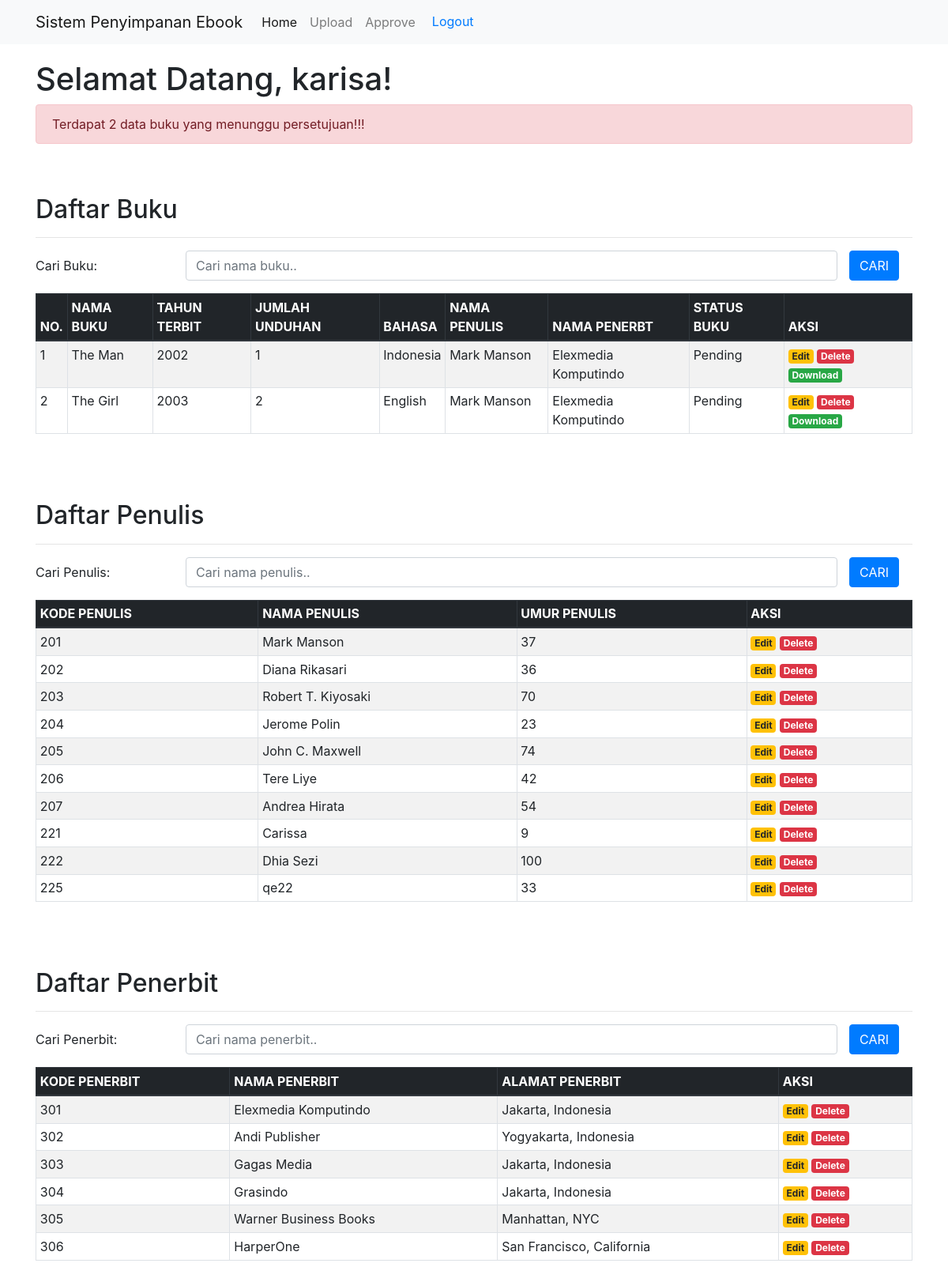
The page /home.php (signed in) on the database its author committed.
### tables this page shows
CREATE TABLE `buku` (
  `id_buku` int(3) NOT NULL,
  `judul` varchar(100) NOT NULL,
  `tahun` int(4) NOT NULL,
  `jml_unduhan` int(15) NOT NULL,
  `bahasa` varchar(20) NOT NULL,
  `book_file` varchar(500) NOT NULL,
  `kd_penerbit` int(3) NOT NULL,
  `kd_penulis` int(3) NOT NULL,
  `is_delete` bit(1) NOT NULL DEFAULT b'0',
  `status_buku` int(11) NOT NULL DEFAULT 0
);

CREATE TABLE `penulis` (
  `id_penulis` int(3) NOT NULL,
  `nama` varchar(100) NOT NULL,
  `umur` int(3) NOT NULL,
  `is_delete` bit(1) NOT NULL DEFAULT b'0'
);

CREATE TABLE `penerbit` (
  `id_penerbit` int(3) NOT NULL,
  `nama` varchar(100) NOT NULL,
  `alamat` varchar(150) NOT NULL,
  `is_delete` bit(1) NOT NULL DEFAULT b'0'
);

### home.php (the view, shortened to what this page needs)
<?php
include('config.php');
$sql = "SELECT * FROM buku WHERE status_buku = 0";
$query = mysqli_query($conn, $sql);
$jumlahPending = mysqli_num_rows($query);
?>
<!DOCTYPE html>
<html lang="en">
<head>
    <link rel="stylesheet" href="https://stackpath.bootstrapcdn.com/bootstrap/4.1.3/css/bootstrap.min.css">
</head>
<body>
    <form action="" method="POST" class="login-email" enctype="multipart/form-data">
	<nav class="navbar navbar-expand-lg navbar-light bg-light">
		<div class="container">
			<a class="navbar-brand" href="#">Sistem Penyimpanan Ebook</a>
			<div class="collapse navbar-collapse" id="navbarSupportedContent">
				<ul class="navbar-nav mr-auto">
					<li class="nav-item active">
						<a class="nav-link" href="index.php">Home</a>
					</li>
					<li class="nav-item">
						<a class="nav-link" href="tambah.php">Upload</a>
					</li>
					<li class="nav-item">
						<div class="d-inline">
							<a class="nav-link" href="approve.php">Approve</a>
						</div>
					</li>
                    <li>
                        <div class="input-group">
                            <a href="logout.php" class="btn">Logout</a>
                        </div>
                    </li>
				</ul>
			</div>
		</div>
	</nav>
	<div class="container" style="margin-top:20px">
		<?php echo "<h1>Selamat Datang, " . $_SESSION['username'] ."!". "</h1>"; ?>
		<div class="alert alert-danger" role="alert">
			Terdapat <?=$jumlahPending;?> data buku yang menunggu persetujuan!!!
		</div>
		<br><br>
		<h2>Daftar Buku</h2>
		<hr>
		<form action="" method="post">
			<div class="form-group row">
				<label class="col-sm-2 col-form-label">Cari Buku: </label>
				<div class="col-sm-9">
					<input type="text" name="cari_buku" class="form-control"
					 placeholder="Cari nama buku.." size="4" autocomplete = "off">
				</div>
				<div class="col-sm-15">
					<input type="submit" name="cariBuku" class="btn btn-primary" value="CARI">
				</div>
			</div>
		</form>
		<table class="table table-striped table-hover table-sm table-bordered">
			<thead class="thead-dark">
				<tr>
					<th>NO.</th>
					<th>NAMA BUKU</th>
					<th>TAHUN TERBIT</th>
					<th>JUMLAH UNDUHAN</th>
					<th>BAHASA</th>
					<th>NAMA PENULIS</th>
					<th>NAMA PENERBT</th>
					<th>STATUS BUKU</th>
					<th>AKSI</th>
				</tr>
			</thead>
			<tbody>
				<?php
			if(isset($_POST['cariBuku'])){
				$cari_buku = $_POST['cari_buku'];
				$buku = mysqli_query($conn, "SELECT A.id_buku, A.judul, A.tahun, A.jml_unduhan, A.bahasa, A.book_file, A.status_buku, B.nama AS nama_penerbit,
				C.nama AS nama_penulis from buku A INNER JOIN penerbit B ON A.kd_penerbit = B.id_penerbit
				INNER JOIN penulis C ON A.kd_penulis = C.id_penulis WHERE a.is_delete = 0 and b.is_delete = 0 and c.is_delete = 0
				AND (A.judul LIKE '%".$cari_buku."%')");
			}else{
				$buku = mysqli_query($conn, "SELECT A.id_buku, A.judul, A.tahun, A.jml_unduhan, A.bahasa, A.book_file, A.status_buku, B.nama AS nama_penerbit,
				C.nama AS nama_penulis from buku A INNER JOIN penerbit B ON A.kd_penerbit = B.id_penerbit
				INNER JOIN penulis C ON A.kd_penulis = C.id_penulis");
			}
				if(mysqli_num_rows($buku) > 0){
					$no = 1;
					$statusBuku = "";
					while($data = mysqli_fetch_array($buku)){
					if($data['status_buku'] == 0){
						$statusBuku = "Pending";
					}else if($data['status_buku'] == 1){
						$statusBuku = "Approved";
					}
						echo '
						<tr>
							<td>'.$no.'</td>
							<td>'.$data['judul'].'</td>
							<td>'.$data['tahun'].'</td>
							<td>'.$data['jml_unduhan'].'</td>
							<td>'.$data['bahasa'].'</td>
							<td>'.$data['nama_penulis'].'</td>
							<td>'.$data['nama_penerbit'].'</td>
							<td>'.$statusBuku.'</td>
							<td>
								<a href="editBuku.php?id='.$data['id_buku'].'" class="badge badge-warning">Edit</a>
								<a href="deleteBuku.php?id='.$data['id_buku'].'&book_file='.$data['book_file'].'" class="badge badge-danger" onclick="return confirm(\'Yakin ingin menghapus data ini?\')">Delete</a>
								<a href="download.php?book_file='.$data['book_file'].'" class="badge badge-success">Download</a>
							</td>
						</tr>
						';
						$no++;
					}
				}else{
					echo '
					<tr>
						<td colspan="6">Tidak ada data.</td>
					</tr>
					';
				}
				?>
		</table>
	</div>
    <br> </br>
    <div class="container" style="margin-top:20px">
		<h2>Daftar Penulis</h2>
		<hr>
		<form action="" method="post">
			<div class="form-group row">
				<label class="col-sm-2 col-form-label">Cari Penulis: </label>
				<div class="col-sm-9">
					<input type="text" name="cari_penulis" class="form-control"
					 placeholder="Cari nama penulis.." size="4" autocomplete = "off">
				</div>
				<div class="col-sm-15">
					<input type="submit" name="cariPenulis" class="btn btn-primary" value="CARI">
				</div>
			</div>
		</form>
		<table class="table table-striped table-hover table-sm table-bordered">
			<thead class="thead-dark">
				<tr>
					<th>KODE PENULIS</th>
					<th>NAMA PENULIS</th>
					<th>UMUR PENULIS</th>
					<th>AKSI</th>
				</tr>
			</thead>
			<tbody>
			<?php
				if(isset($_POST['cariPenulis'])){
					$cari_penulis = $_POST['cari_penulis'];
					$penulis = mysqli_query($conn, "SELECT * FROM penulis WHERE is_delete=0 AND (nama LIKE '%".$cari_penulis."%')");
				}else{
					$penulis = mysqli_query($conn, "SELECT * FROM penulis WHERE is_delete=0  ORDER BY id_penulis ASC") or die(mysqli_error($conn));
				}
				if(mysqli_num_rows($penulis) > 0){
					while($data = mysqli_fetch_array($penulis)){
						echo '
						<tr>
							<td>'.$data['id_penulis'].'</td>
							<td>'.$data['nama'].'</td>
							<td>'.$data['umur'].'</td>
							<td>
								<a href="editPenulis.php?id='.$data['id_penulis'].'" class="badge badge-warning">Edit</a>
								<a href="deletePenulis.php?id='.$data['id_penulis'].'" class="badge badge-danger" onclick="return confirm(\'Yakin ingin menghapus data ini?\')">Delete</a>
							</td>
						</tr>
						';
					}
				}else{
					echo '
					<tr>
						<td colspan="6">Tidak ada data.</td>
					</tr>
					';
				}
				?>
		</table>
	</div>
	    <br> </br>
		<div class="container" style="margin-top:20px">
		<h2>Daftar Penerbit</h2>
		<hr>
		<form action="" method="post">
			<div class="form-group row">
				<label class="col-sm-2 col-form-label">Cari Penerbit: </label>
				<div class="col-sm-9">
					<input type="text" name="cari_penerbit" class="form-control"
					 placeholder="Cari nama penerbit.." size="4" autocomplete = "off">
				</div>
				<div class="col-sm-15">
					<input type="submit" name="cariPenerbit" class="btn btn-primary" value="CARI">
				</div>
			</div>
		</form>
		<table class="table table-striped table-hover table-sm table-bordered">
			<thead class="thead-dark">
				<tr>
					<th>KODE PENERBIT</th>
					<th>NAMA PENERBIT</th>
					<th>ALAMAT PENERBIT</th>
					<th>AKSI</th>
				</tr>
			</thead>
			<tbody>
		<?php
			if(isset($_POST['cariPenerbit'])){
				$cari_penerbit = $_POST['cari_penerbit'];
				$penerbit = mysqli_query($conn, "SELECT * FROM penerbit WHERE is_delete=0 AND (nama LIKE '%".$cari_penerbit."%')");
			}else{
                $penerbit = mysqli_query($conn, "SELECT * FROM penerbit WHERE is_delete=0 ORDER BY id_penerbit ASC") or die(mysqli_error($conn));
			}
				if(mysqli_num_rows($penerbit) > 0){
					while($data = mysqli_fetch_array($penerbit)){
						echo '
						<tr>
							<td>'.$data['id_penerbit'].'</td>
							<td>'.$data['nama'].'</td>
							<td>'.$data['alamat'].'</td>
							<td>
								<a href="editPenerbit.php?id='.$data['id_penerbit'].'" class="badge badge-warning">Edit</a>
								<a href="deletePenerbit.php?id='.$data['id_penerbit'].'" class="badge badge-danger" onclick="return confirm(\'Yakin ingin menghapus data ini?\')">Delete</a>
							</td>
						</tr>
						';
					}
				}else{
					echo '
					<tr>
						<td colspan="6">Tidak ada data.</td>
					</tr>
					';
				}
				?>
		</table>
	</div>
    <br> </br>
<br></br>
    </form>
</body>
</html>

### rows shown on the page
buku: judul "The Man", tahun "2002", jml_unduhan "1", bahasa "Indonesia", kd_penulis.nama "Mark Manson", kd_penerbit.nama "Elexmedia Komputindo", status_buku "Pending"
buku: judul "The Girl", tahun "2003", jml_unduhan "2", bahasa "English", kd_penulis.nama "Mark Manson", kd_penerbit.nama "Elexmedia Komputindo", status_buku "Pending"
penulis: id_penulis "201", nama "Mark Manson", umur "37"
penulis: id_penulis "202", nama "Diana Rikasari", umur "36"
penulis: id_penulis "203", nama "Robert T. Kiyosaki", umur "70"
penulis: id_penulis "204", nama "Jerome Polin", umur "23"
penulis: id_penulis "205", nama "John C. Maxwell", umur "74"
penulis: id_penulis "206", nama "Tere Liye", umur "42"
penulis: id_penulis "207", nama "Andrea Hirata", umur "54"
penulis: id_penulis "221", nama "Carissa", umur "9"
penulis: id_penulis "222", nama "Dhia Sezi", umur "100"
penulis: id_penulis "225", nama "qe22", umur "33"
penerbit: id_penerbit "301", nama "Elexmedia Komputindo", alamat "Jakarta, Indonesia"
penerbit: id_penerbit "302", nama "Andi Publisher", alamat "Yogyakarta, Indonesia"
penerbit: id_penerbit "303", nama "Gagas Media", alamat "Jakarta, Indonesia"
penerbit: id_penerbit "304", nama "Grasindo", alamat "Jakarta, Indonesia"
penerbit: id_penerbit "305", nama "Warner Business Books", alamat "Manhattan, NYC"
penerbit: id_penerbit "306", nama "HarperOne", alamat "San Francisco, California"

### other values the page prints
$_SESSION['username'] "karisa"
$jumlahPending "2"
